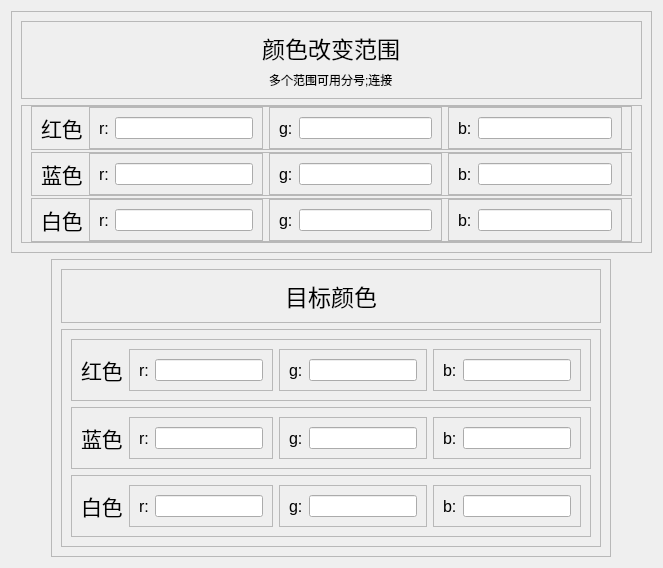
<?xml version="1.0" encoding="UTF-8"?>
<ui version="4.0">
 <class>ColorSet</class>
 <widget class="QWidget" name="ColorSet">
  <property name="geometry">
   <rect>
    <x>0</x>
    <y>0</y>
    <width>663</width>
    <height>429</height>
   </rect>
  </property>
  <property name="windowTitle">
   <string>Form</string>
  </property>
  <layout class="QVBoxLayout" name="verticalLayout_7">
   <item>
    <widget class="QFrame" name="frame">
     <property name="frameShape">
      <enum>QFrame::StyledPanel</enum>
     </property>
     <property name="frameShadow">
      <enum>QFrame::Raised</enum>
     </property>
     <layout class="QVBoxLayout" name="verticalLayout_3">
      <item>
       <widget class="QFrame" name="frame_2">
        <property name="frameShape">
         <enum>QFrame::StyledPanel</enum>
        </property>
        <property name="frameShadow">
         <enum>QFrame::Raised</enum>
        </property>
        <layout class="QVBoxLayout" name="verticalLayout_2">
         <item alignment="Qt::AlignHCenter">
          <widget class="QLabel" name="label">
           <property name="font">
            <font>
             <pointsize>17</pointsize>
            </font>
           </property>
           <property name="text">
            <string>颜色改变范围</string>
           </property>
          </widget>
         </item>
         <item alignment="Qt::AlignHCenter">
          <widget class="QLabel" name="label_3">
           <property name="text">
            <string>多个范围可用分号;连接</string>
           </property>
          </widget>
         </item>
        </layout>
       </widget>
      </item>
      <item>
       <widget class="QFrame" name="frame_3">
        <property name="frameShape">
         <enum>QFrame::StyledPanel</enum>
        </property>
        <property name="frameShadow">
         <enum>QFrame::Raised</enum>
        </property>
        <layout class="QVBoxLayout" name="verticalLayout">
         <property name="spacing">
          <number>2</number>
         </property>
         <property name="topMargin">
          <number>0</number>
         </property>
         <property name="bottomMargin">
          <number>0</number>
         </property>
         <item>
          <widget class="QFrame" name="frame_4">
           <property name="frameShape">
            <enum>QFrame::StyledPanel</enum>
           </property>
           <property name="frameShadow">
            <enum>QFrame::Raised</enum>
           </property>
           <layout class="QHBoxLayout" name="horizontalLayout_4">
            <property name="topMargin">
             <number>0</number>
            </property>
            <property name="bottomMargin">
             <number>0</number>
            </property>
            <item>
             <widget class="QLabel" name="label_2">
              <property name="font">
               <font>
                <pointsize>16</pointsize>
               </font>
              </property>
              <property name="text">
               <string>红色</string>
              </property>
             </widget>
            </item>
            <item>
             <widget class="QFrame" name="frame_5">
              <property name="frameShape">
               <enum>QFrame::StyledPanel</enum>
              </property>
              <property name="frameShadow">
               <enum>QFrame::Raised</enum>
              </property>
              <layout class="QHBoxLayout" name="horizontalLayout">
               <item>
                <widget class="QLabel" name="label_4">
                 <property name="font">
                  <font>
                   <pointsize>12</pointsize>
                  </font>
                 </property>
                 <property name="text">
                  <string>r:</string>
                 </property>
                </widget>
               </item>
               <item>
                <widget class="QLineEdit" name="Range_red_r"/>
               </item>
              </layout>
             </widget>
            </item>
            <item>
             <widget class="QFrame" name="frame_6">
              <property name="frameShape">
               <enum>QFrame::StyledPanel</enum>
              </property>
              <property name="frameShadow">
               <enum>QFrame::Raised</enum>
              </property>
              <layout class="QHBoxLayout" name="horizontalLayout_2">
               <item>
                <widget class="QLabel" name="label_5">
                 <property name="font">
                  <font>
                   <pointsize>12</pointsize>
                  </font>
                 </property>
                 <property name="text">
                  <string>g:</string>
                 </property>
                </widget>
               </item>
               <item>
                <widget class="QLineEdit" name="Range_red_g"/>
               </item>
              </layout>
             </widget>
            </item>
            <item>
             <widget class="QFrame" name="frame_7">
              <property name="frameShape">
               <enum>QFrame::StyledPanel</enum>
              </property>
              <property name="frameShadow">
               <enum>QFrame::Raised</enum>
              </property>
              <layout class="QHBoxLayout" name="horizontalLayout_3">
               <item>
                <widget class="QLabel" name="label_6">
                 <property name="font">
                  <font>
                   <pointsize>12</pointsize>
                  </font>
                 </property>
                 <property name="text">
                  <string>b:</string>
                 </property>
                </widget>
               </item>
               <item>
                <widget class="QLineEdit" name="Range_red_b"/>
               </item>
              </layout>
             </widget>
            </item>
           </layout>
          </widget>
         </item>
         <item>
          <widget class="QFrame" name="frame_8">
           <property name="frameShape">
            <enum>QFrame::StyledPanel</enum>
           </property>
           <property name="frameShadow">
            <enum>QFrame::Raised</enum>
           </property>
           <layout class="QHBoxLayout" name="horizontalLayout_5">
            <property name="topMargin">
             <number>0</number>
            </property>
            <property name="bottomMargin">
             <number>0</number>
            </property>
            <item>
             <widget class="QLabel" name="label_7">
              <property name="font">
               <font>
                <pointsize>16</pointsize>
               </font>
              </property>
              <property name="text">
               <string>蓝色</string>
              </property>
             </widget>
            </item>
            <item>
             <widget class="QFrame" name="frame_9">
              <property name="frameShape">
               <enum>QFrame::StyledPanel</enum>
              </property>
              <property name="frameShadow">
               <enum>QFrame::Raised</enum>
              </property>
              <layout class="QHBoxLayout" name="horizontalLayout_6">
               <item>
                <widget class="QLabel" name="label_8">
                 <property name="font">
                  <font>
                   <pointsize>12</pointsize>
                  </font>
                 </property>
                 <property name="text">
                  <string>r:</string>
                 </property>
                </widget>
               </item>
               <item>
                <widget class="QLineEdit" name="Range_blue_r"/>
               </item>
              </layout>
             </widget>
            </item>
            <item>
             <widget class="QFrame" name="frame_10">
              <property name="frameShape">
               <enum>QFrame::StyledPanel</enum>
              </property>
              <property name="frameShadow">
               <enum>QFrame::Raised</enum>
              </property>
              <layout class="QHBoxLayout" name="horizontalLayout_7">
               <item>
                <widget class="QLabel" name="label_9">
                 <property name="font">
                  <font>
                   <pointsize>12</pointsize>
                  </font>
                 </property>
                 <property name="text">
                  <string>g:</string>
                 </property>
                </widget>
               </item>
               <item>
                <widget class="QLineEdit" name="Range_blue_g"/>
               </item>
              </layout>
             </widget>
            </item>
            <item>
             <widget class="QFrame" name="frame_11">
              <property name="frameShape">
               <enum>QFrame::StyledPanel</enum>
              </property>
              <property name="frameShadow">
               <enum>QFrame::Raised</enum>
              </property>
              <layout class="QHBoxLayout" name="horizontalLayout_8">
               <item>
                <widget class="QLabel" name="label_10">
                 <property name="font">
                  <font>
                   <pointsize>12</pointsize>
                  </font>
                 </property>
                 <property name="text">
                  <string>b:</string>
                 </property>
                </widget>
               </item>
               <item>
                <widget class="QLineEdit" name="Range_blue_b"/>
               </item>
              </layout>
             </widget>
            </item>
           </layout>
          </widget>
         </item>
         <item>
          <widget class="QFrame" name="frame_12">
           <property name="frameShape">
            <enum>QFrame::StyledPanel</enum>
           </property>
           <property name="frameShadow">
            <enum>QFrame::Raised</enum>
           </property>
           <layout class="QHBoxLayout" name="horizontalLayout_9">
            <property name="topMargin">
             <number>0</number>
            </property>
            <property name="bottomMargin">
             <number>0</number>
            </property>
            <item>
             <widget class="QLabel" name="label_11">
              <property name="font">
               <font>
                <pointsize>16</pointsize>
               </font>
              </property>
              <property name="text">
               <string>白色</string>
              </property>
             </widget>
            </item>
            <item>
             <widget class="QFrame" name="frame_13">
              <property name="frameShape">
               <enum>QFrame::StyledPanel</enum>
              </property>
              <property name="frameShadow">
               <enum>QFrame::Raised</enum>
              </property>
              <layout class="QHBoxLayout" name="horizontalLayout_10">
               <item>
                <widget class="QLabel" name="label_12">
                 <property name="font">
                  <font>
                   <pointsize>12</pointsize>
                  </font>
                 </property>
                 <property name="text">
                  <string>r:</string>
                 </property>
                </widget>
               </item>
               <item>
                <widget class="QLineEdit" name="Range_white_r"/>
               </item>
              </layout>
             </widget>
            </item>
            <item>
             <widget class="QFrame" name="frame_14">
              <property name="frameShape">
               <enum>QFrame::StyledPanel</enum>
              </property>
              <property name="frameShadow">
               <enum>QFrame::Raised</enum>
              </property>
              <layout class="QHBoxLayout" name="horizontalLayout_11">
               <item>
                <widget class="QLabel" name="label_13">
                 <property name="font">
                  <font>
                   <pointsize>12</pointsize>
                  </font>
                 </property>
                 <property name="text">
                  <string>g:</string>
                 </property>
                </widget>
               </item>
               <item>
                <widget class="QLineEdit" name="Range_white_g"/>
               </item>
              </layout>
             </widget>
            </item>
            <item>
             <widget class="QFrame" name="frame_15">
              <property name="frameShape">
               <enum>QFrame::StyledPanel</enum>
              </property>
              <property name="frameShadow">
               <enum>QFrame::Raised</enum>
              </property>
              <layout class="QHBoxLayout" name="horizontalLayout_12">
               <item>
                <widget class="QLabel" name="label_14">
                 <property name="font">
                  <font>
                   <pointsize>12</pointsize>
                  </font>
                 </property>
                 <property name="text">
                  <string>b:</string>
                 </property>
                </widget>
               </item>
               <item>
                <widget class="QLineEdit" name="Range_white_b"/>
               </item>
              </layout>
             </widget>
            </item>
           </layout>
          </widget>
         </item>
        </layout>
       </widget>
      </item>
     </layout>
    </widget>
   </item>
   <item alignment="Qt::AlignHCenter|Qt::AlignBottom">
    <widget class="QFrame" name="frame_16">
     <property name="frameShape">
      <enum>QFrame::StyledPanel</enum>
     </property>
     <property name="frameShadow">
      <enum>QFrame::Raised</enum>
     </property>
     <layout class="QVBoxLayout" name="verticalLayout_4">
      <item>
       <widget class="QFrame" name="frame_17">
        <property name="frameShape">
         <enum>QFrame::StyledPanel</enum>
        </property>
        <property name="frameShadow">
         <enum>QFrame::Raised</enum>
        </property>
        <layout class="QVBoxLayout" name="verticalLayout_5">
         <item alignment="Qt::AlignHCenter">
          <widget class="QLabel" name="label_15">
           <property name="font">
            <font>
             <pointsize>17</pointsize>
            </font>
           </property>
           <property name="text">
            <string>目标颜色</string>
           </property>
          </widget>
         </item>
        </layout>
       </widget>
      </item>
      <item alignment="Qt::AlignHCenter">
       <widget class="QFrame" name="frame_18">
        <property name="frameShape">
         <enum>QFrame::StyledPanel</enum>
        </property>
        <property name="frameShadow">
         <enum>QFrame::Raised</enum>
        </property>
        <layout class="QVBoxLayout" name="verticalLayout_6">
         <item>
          <widget class="QFrame" name="frame_19">
           <property name="frameShape">
            <enum>QFrame::StyledPanel</enum>
           </property>
           <property name="frameShadow">
            <enum>QFrame::Raised</enum>
           </property>
           <layout class="QHBoxLayout" name="horizontalLayout_13">
            <item>
             <widget class="QLabel" name="label_17">
              <property name="font">
               <font>
                <pointsize>16</pointsize>
               </font>
              </property>
              <property name="text">
               <string>红色</string>
              </property>
             </widget>
            </item>
            <item>
             <widget class="QFrame" name="frame_20">
              <property name="frameShape">
               <enum>QFrame::StyledPanel</enum>
              </property>
              <property name="frameShadow">
               <enum>QFrame::Raised</enum>
              </property>
              <layout class="QHBoxLayout" name="horizontalLayout_14">
               <item>
                <widget class="QLabel" name="label_18">
                 <property name="font">
                  <font>
                   <pointsize>12</pointsize>
                  </font>
                 </property>
                 <property name="text">
                  <string>r:</string>
                 </property>
                </widget>
               </item>
               <item>
                <widget class="QLineEdit" name="red_r"/>
               </item>
              </layout>
             </widget>
            </item>
            <item>
             <widget class="QFrame" name="frame_21">
              <property name="frameShape">
               <enum>QFrame::StyledPanel</enum>
              </property>
              <property name="frameShadow">
               <enum>QFrame::Raised</enum>
              </property>
              <layout class="QHBoxLayout" name="horizontalLayout_15">
               <item>
                <widget class="QLabel" name="label_19">
                 <property name="font">
                  <font>
                   <pointsize>12</pointsize>
                  </font>
                 </property>
                 <property name="text">
                  <string>g:</string>
                 </property>
                </widget>
               </item>
               <item>
                <widget class="QLineEdit" name="red_g"/>
               </item>
              </layout>
             </widget>
            </item>
            <item>
             <widget class="QFrame" name="frame_22">
              <property name="frameShape">
               <enum>QFrame::StyledPanel</enum>
              </property>
              <property name="frameShadow">
               <enum>QFrame::Raised</enum>
              </property>
              <layout class="QHBoxLayout" name="horizontalLayout_16">
               <item>
                <widget class="QLabel" name="label_20">
                 <property name="font">
                  <font>
                   <pointsize>12</pointsize>
                  </font>
                 </property>
                 <property name="text">
                  <string>b:</string>
                 </property>
                </widget>
               </item>
               <item>
                <widget class="QLineEdit" name="red_b"/>
               </item>
              </layout>
             </widget>
            </item>
           </layout>
          </widget>
         </item>
         <item>
          <widget class="QFrame" name="frame_23">
           <property name="frameShape">
            <enum>QFrame::StyledPanel</enum>
           </property>
           <property name="frameShadow">
            <enum>QFrame::Raised</enum>
           </property>
           <layout class="QHBoxLayout" name="horizontalLayout_17">
            <item>
             <widget class="QLabel" name="label_21">
              <property name="font">
               <font>
                <pointsize>16</pointsize>
               </font>
              </property>
              <property name="text">
               <string>蓝色</string>
              </property>
             </widget>
            </item>
            <item>
             <widget class="QFrame" name="frame_24">
              <property name="frameShape">
               <enum>QFrame::StyledPanel</enum>
              </property>
              <property name="frameShadow">
               <enum>QFrame::Raised</enum>
              </property>
              <layout class="QHBoxLayout" name="horizontalLayout_18">
               <item>
                <widget class="QLabel" name="label_22">
                 <property name="font">
                  <font>
                   <pointsize>12</pointsize>
                  </font>
                 </property>
                 <property name="text">
                  <string>r:</string>
                 </property>
                </widget>
               </item>
               <item>
                <widget class="QLineEdit" name="blue_r"/>
               </item>
              </layout>
             </widget>
            </item>
            <item>
             <widget class="QFrame" name="frame_25">
              <property name="frameShape">
               <enum>QFrame::StyledPanel</enum>
              </property>
              <property name="frameShadow">
               <enum>QFrame::Raised</enum>
              </property>
              <layout class="QHBoxLayout" name="horizontalLayout_19">
               <item>
                <widget class="QLabel" name="label_23">
                 <property name="font">
                  <font>
                   <pointsize>12</pointsize>
                  </font>
                 </property>
                 <property name="text">
                  <string>g:</string>
                 </property>
                </widget>
               </item>
               <item>
                <widget class="QLineEdit" name="blue_g"/>
               </item>
              </layout>
             </widget>
            </item>
            <item>
             <widget class="QFrame" name="frame_26">
              <property name="frameShape">
               <enum>QFrame::StyledPanel</enum>
              </property>
              <property name="frameShadow">
               <enum>QFrame::Raised</enum>
              </property>
              <layout class="QHBoxLayout" name="horizontalLayout_20">
               <item>
                <widget class="QLabel" name="label_24">
                 <property name="font">
                  <font>
                   <pointsize>12</pointsize>
                  </font>
                 </property>
                 <property name="text">
                  <string>b:</string>
                 </property>
                </widget>
               </item>
               <item>
                <widget class="QLineEdit" name="blue_b"/>
               </item>
              </layout>
             </widget>
            </item>
           </layout>
          </widget>
         </item>
         <item>
          <widget class="QFrame" name="frame_27">
           <property name="frameShape">
            <enum>QFrame::StyledPanel</enum>
           </property>
           <property name="frameShadow">
            <enum>QFrame::Raised</enum>
           </property>
           <layout class="QHBoxLayout" name="horizontalLayout_21">
            <item>
             <widget class="QLabel" name="label_25">
              <property name="font">
               <font>
                <pointsize>16</pointsize>
               </font>
              </property>
              <property name="text">
               <string>白色</string>
              </property>
             </widget>
            </item>
            <item>
             <widget class="QFrame" name="frame_28">
              <property name="frameShape">
               <enum>QFrame::StyledPanel</enum>
              </property>
              <property name="frameShadow">
               <enum>QFrame::Raised</enum>
              </property>
              <layout class="QHBoxLayout" name="horizontalLayout_22">
               <item>
                <widget class="QLabel" name="label_26">
                 <property name="font">
                  <font>
                   <pointsize>12</pointsize>
                  </font>
                 </property>
                 <property name="text">
                  <string>r:</string>
                 </property>
                </widget>
               </item>
               <item>
                <widget class="QLineEdit" name="white_r"/>
               </item>
              </layout>
             </widget>
            </item>
            <item>
             <widget class="QFrame" name="frame_29">
              <property name="frameShape">
               <enum>QFrame::StyledPanel</enum>
              </property>
              <property name="frameShadow">
               <enum>QFrame::Raised</enum>
              </property>
              <layout class="QHBoxLayout" name="horizontalLayout_23">
               <item>
                <widget class="QLabel" name="label_27">
                 <property name="font">
                  <font>
                   <pointsize>12</pointsize>
                  </font>
                 </property>
                 <property name="text">
                  <string>g:</string>
                 </property>
                </widget>
               </item>
               <item>
                <widget class="QLineEdit" name="white_g"/>
               </item>
              </layout>
             </widget>
            </item>
            <item>
             <widget class="QFrame" name="frame_30">
              <property name="frameShape">
               <enum>QFrame::StyledPanel</enum>
              </property>
              <property name="frameShadow">
               <enum>QFrame::Raised</enum>
              </property>
              <layout class="QHBoxLayout" name="horizontalLayout_24">
               <item>
                <widget class="QLabel" name="label_28">
                 <property name="font">
                  <font>
                   <pointsize>12</pointsize>
                  </font>
                 </property>
                 <property name="text">
                  <string>b:</string>
                 </property>
                </widget>
               </item>
               <item>
                <widget class="QLineEdit" name="white_b"/>
               </item>
              </layout>
             </widget>
            </item>
           </layout>
          </widget>
         </item>
        </layout>
       </widget>
      </item>
     </layout>
    </widget>
   </item>
  </layout>
 </widget>
 <resources/>
 <connections/>
</ui>
